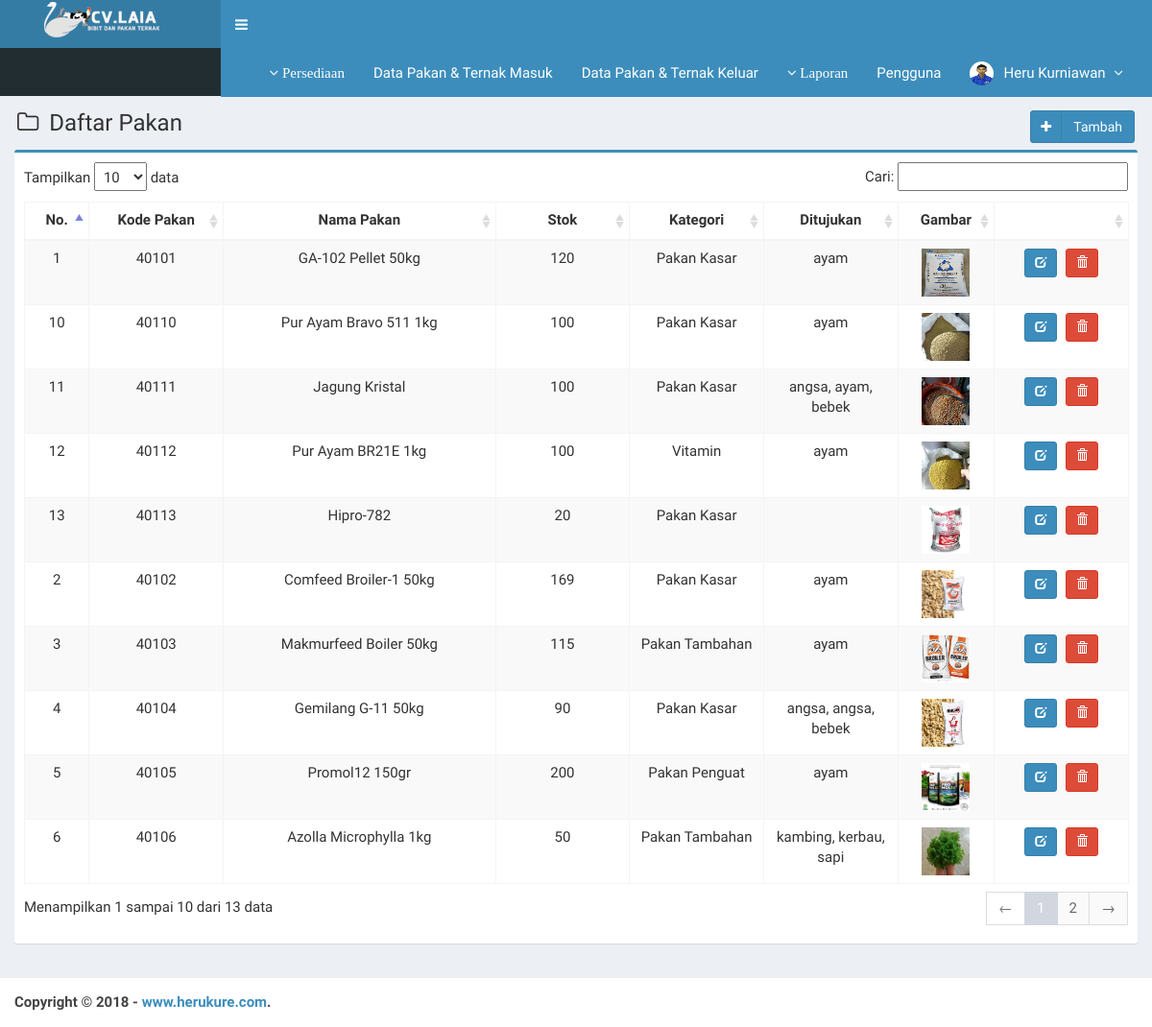
/main.php?module=daftarpakan (signed in), run on the app's committed database.
### tables this page shows
CREATE TABLE `anggota` (
  `user_id` int(3) NOT NULL,
  `username` varchar(16) NOT NULL,
  `password` varchar(16) NOT NULL,
  `fullname` varchar(50) NOT NULL,
  `email` varchar(50) DEFAULT NULL,
  `phone` varchar(13) DEFAULT NULL,
  `photo` varchar(100) DEFAULT NULL,
  `acces` enum('Admin','Owner','Head Officer') NOT NULL,
  `status` enum('active','blocked') NOT NULL,
  `created_date` timestamp NOT NULL DEFAULT CURRENT_TIMESTAMP,
  `updated_date` timestamp NULL DEFAULT NULL ON UPDATE CURRENT_TIMESTAMP
);

CREATE TABLE `pakan` (
  `item_id` int(11) NOT NULL,
  `item_name` varchar(50) NOT NULL,
  `amount` int(11) NOT NULL,
  `type` varchar(20) NOT NULL,
  `use_for` varchar(100) NOT NULL,
  `item_image` varchar(100) NOT NULL
);

### modules/pakan/view.php (the view, shortened to what this page needs)
<section class="content-header">
  <h1>
    <i class="fa fa-folder-o icon-title"></i> Daftar Pakan
    <a class="btn btn-primary btn-social pull-right" href="?module=form_pakan&form=add" title="Tambah Data" data-toggle="tooltip">
      <i class="fa fa-plus"></i> Tambah
    </a>
  </h1>
</section>
<section class="content">
  <div class="row">
    <div class="col-md-12">
      <div class="box box-primary">
        <div class="box-body">
          <table id="dataTables1" class="table table-bordered table-striped table-hover">
            <thead>
              <tr>
                <th class="center">No.</th>
                <th class="center">Kode Pakan</th>
                <th class="center">Nama Pakan</th>
                <th class="center">Stok</th>
                <th class="center">Kategori</th>
                <th class="center">Ditujukan</th>
                <th class="center">Gambar</th>
                <th></th>
              </tr>
            </thead>
            <tbody>
            <?php
            $no = 1;
            require_once "config/database.php";
            $query = $mysqli->query("SELECT * FROM pakan ORDER BY item_id ASC");
            while ($data = $query->fetch_assoc()) {
              echo "<tr>
                      <td width='30' class='center'>$no</td>
                      <td width='80' class='center'>$data[item_id]</td>
                      <td width='180' class='center'>$data[item_name]</td>
                      <td width='80' class='center'>$data[amount]</td>
                      <td width='80' class='center'>$data[type]</td>
                      <td width='80' class='center'>$data[use_for]</td>
                      <td width='50' class='center'><img src='images/item/$data[item_image]' width='50' height='50'></td>
                      <td class='center' width='80'>
                        <div>
                          <a data-toggle='tooltip' data-placement='top' title='Ubah' style='margin-right:5px' class='btn btn-primary btn-sm' href='?module=form_pakan&form=edit&id=$data[item_id]'>
                              <i style='color:#fff' class='glyphicon glyphicon-edit'></i>
                          </a>";
            ?>
                          <a data-toggle="tooltip" data-placement="top" title="Hapus" class="btn btn-danger btn-sm" href="modules/pakan/proses.php?act=delete&id=<?php echo $data['item_id'];?>" onclick="return confirm('Anda yakin ingin menghapus pakan <?php echo $data['item_name']; ?> ?');">
                              <i style="color:#fff" class="glyphicon glyphicon-trash"></i>
                          </a>
            <?php
              echo "    </div>
                      </td>
                    </tr>";
              $no++;
            }
            ?>
            </tbody>
          </table>
        </div>
      </div>
    </div>
  </div>
</section><!-- /.content

### top-menu.php (shortened to what this page needs)
<?php
require_once "config/database.php";
$user_id = $_SESSION['user_id'];
$query = $mysqli->query("SELECT * FROM anggota WHERE user_id = '$user_id'");
$data = $query->fetch_assoc();
?>
<li class="dropdown user user-menu">
  <a href="#" class="dropdown-toggle fa fa-angle-down" data-toggle="dropdown">
    Persediaan
  </a>
</li>
<li class="dropdown user user-menu">
  <a href="?module=barangmasuk">Data Pakan & Ternak Masuk
  </a>
</li>
<li class="dropdown user user-menu">
  <a href="?module=barangkeluar">Data Pakan & Ternak Keluar
  </a>
</li>
<li class="dropdown user user-menu">
  <a href="#" class="dropdown-toggle fa fa-angle-down" data-toggle="dropdown">
    Laporan
  </a>
</li>
<li class="dropdown user user-menu">
  <a href="?module=user">Pengguna
  </a>
</li>
<li class="dropdown user user-menu">
  <a href="#" class="dropdown-toggle" data-toggle="dropdown">
  <?php
  if ($data['photo']=="") { ?>
    <img src="images/user/user.png" class="user-image" alt="User Image"/>
  <?php
  }
  else { ?>
    <img src="images/user/<?php echo $data['photo']; ?>" class="user-image" alt="User Image"/>
  <?php
  }
  ?>
    <span class="hidden-xs"><?php echo $data['fullname']; ?> <i style="margin-left:5px" class="fa fa-angle-down"></i></span>
  </a>
</li>

### assets/css/style.css (style rules this page uses)
.btn-social *:first-child { border-right: 1px solid rgba(0, 0, 0, 0.1); bottom: 0; font-size: 1em !important; left: 0; line-height: 32px !important; position: absolute; text-align: center; top: 0; width: 32px !important; }
.content-header { padding: 15px 18px 0; position: relative; }
.center { text-align:center; }
.icon-title { margin-right: 5px; }
body { background-color: #fff; color: #333; font-size: 15px; line-height: 1.42857; }

### data on the page
anggota: photo (picture), fullname "Heru Kurniawan"
pakan: item_id "40101", item_name "GA-102 Pellet 50kg", amount "120", type "Pakan Kasar", use_for "ayam", item_image (picture)
pakan: item_id "40102", item_name "Comfeed Broiler-1 50kg", amount "169", type "Pakan Kasar", use_for "ayam", item_image (picture)
pakan: item_id "40103", item_name "Makmurfeed Boiler 50kg", amount "115", type "Pakan Tambahan", use_for "ayam", item_image (picture)
pakan: item_id "40104", item_name "Gemilang G-11 50kg", amount "90", type "Pakan Kasar", use_for "angsa, angsa, bebek", item_image (picture)
pakan: item_id "40105", item_name "Promol12 150gr", amount "200", type "Pakan Penguat", use_for "ayam", item_image (picture)
pakan: item_id "40106", item_name "Azolla Microphylla 1kg", amount "50", type "Pakan Tambahan", use_for "kambing, kerbau, sapi", item_image (picture)
pakan: item_id "40110", item_name "Pur Ayam Bravo 511 1kg", amount "100", type "Pakan Kasar", use_for "ayam", item_image (picture)
pakan: item_id "40111", item_name "Jagung Kristal", amount "100", type "Pakan Kasar", use_for "angsa, ayam, bebek", item_image (picture)
pakan: item_id "40112", item_name "Pur Ayam BR21E 1kg", amount "100", type "Vitamin", use_for "ayam", item_image (picture)
pakan: item_id "40113", item_name "Hipro-782", amount "20", type "Pakan Kasar", item_image (picture)
